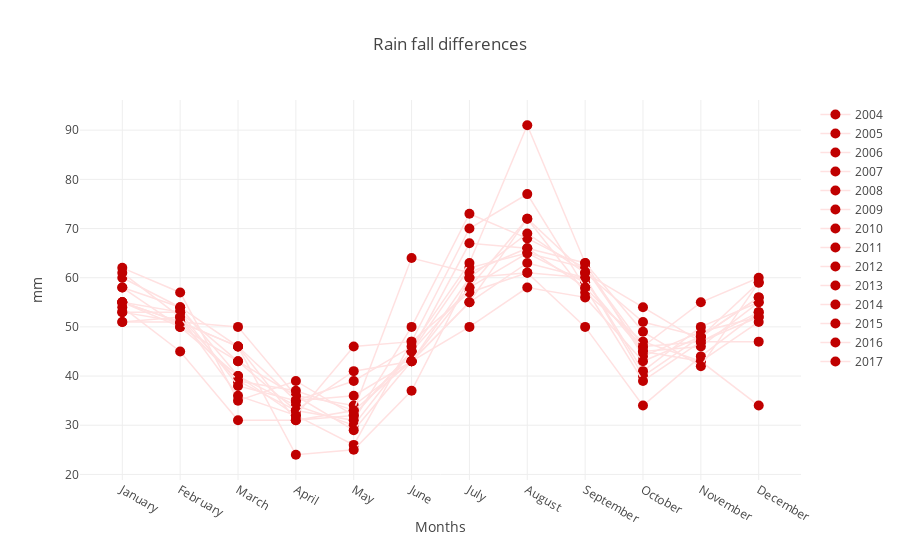

Here is the notebook cell this chart was saved with:
### Code cell
old_humi = mean_years(df_rel_humi, 2004, 2013)
new_humi = mean_years(df_rel_humi, 2014, 2017)

#graph_lines([old_humi, new_humi], "Relative humidity differences", "Months", "%", ["2004-2013", "2014-2017"])
years = range(2004, 2018)
graphs = []
legends = []
for i in years:
    graphs.append(mean_years(df_rel_humi, i, i))
    legends.append(str(i))

#graph_lines([old_rain, new_rain], "Rain fall differences", "Months", "mm", ["2004-2013", "2014-2017"])
graph_lines(graphs, "Rain fall differences", "Months", "mm", legends)

### Figure 1 — Plotly figure (JSON) as saved in the notebook; plotly's stock layout.template omitted (floating-point values rounded to 4 significant figures)
{"data": [{"line": {"color": "rgb(258,225,225)", "width": 1.5}, "marker": {"color": "rgb(192,0,0)", "size": 10}, "mode": "lines+markers", "name": "2004", "x": ["January", "February", "March", "April", "May", "June", "July", "August", "September", "October", "November", "December"], "y": [58, 54, 40, 32, 26, 47, 57, 61, 60, 40, 48, 59]}, {"line": {"color": "rgb(258,225,225)", "width": 1.5}, "marker": {"color": "rgb(192,0,0)", "size": 10}, "mode": "lines+markers", "name": "2005", "x": ["January", "February", "March", "April", "May", "June", "July", "August", "September", "October", "November", "December"], "y": [55, 50, 40, 34, 30, 45, 67, 66, 63, 44, 49, 52]}, {"line": {"color": "rgb(258,225,225)", "width": 1.5}, "marker": {"color": "rgb(192,0,0)", "size": 10}, "mode": "lines+markers", "name": "2006", "x": ["January", "February", "March", "April", "May", "June", "July", "August", "September", "October", "November", "December"], "y": [51, 52, 39, 33, 41, 43, 58, 72, 61, 51, 48, 56]}, {"line": {"color": "rgb(258,225,225)", "width": 1.5}, "marker": {"color": "rgb(192,0,0)", "size": 10}, "mode": "lines+markers", "name": "2007", "x": ["January", "February", "March", "April", "May", "June", "July", "August", "September", "October", "November", "December"], "y": [58, 50, 43, 33, 31, 50, 73, 68, 62, 46, 55, 60]}, {"line": {"color": "rgb(258,225,225)", "width": 1.5}, "marker": {"color": "rgb(192,0,0)", "size": 10}, "mode": "lines+markers", "name": "2008", "x": ["January", "February", "March", "April", "May", "June", "July", "August", "September", "October", "November", "December"], "y": [62, 57, 35, 39, 32, 45, 58, 65, 59, 45, 46, 55]}, {"line": {"color": "rgb(258,225,225)", "width": 1.5}, "marker": {"color": "rgb(192,0,0)", "size": 10}, "mode": "lines+markers", "name": "2009", "x": ["January", "February", "March", "April", "May", "June", "July", "August", "September", "October", "November", "December"], "y": [60, 54, 46, 24, 25, 37, 60, 61, 50, 34, 44, 53]}, {"line": {"color": "rgb(258,225,225)", "width": 1.5}, "marker": {"color": "rgb(192,0,0)", "size": 10}, "mode": "lines+markers", "name": "2010", "x": ["January", "February", "March", "April", "May", "June", "July", "August", "September", "October", "November", "December"], "y": [54, 45, 31, 31, 32, 45, 62, 65, 62, 45, 43, 34]}, {"line": {"color": "rgb(258,225,225)", "width": 1.5}, "marker": {"color": "rgb(192,0,0)", "size": 10}, "mode": "lines+markers", "name": "2011", "x": ["January", "February", "March", "April", "May", "June", "July", "August", "September", "October", "November", "December"], "y": [55, 51, 50, 36, 34, 43, 55, 63, 60, 41, 50, 55]}, {"line": {"color": "rgb(258,225,225)", "width": 1.5}, "marker": {"color": "rgb(192,0,0)", "size": 10}, "mode": "lines+markers", "name": "2012", "x": ["January", "February", "March", "April", "May", "June", "July", "August", "September", "October", "November", "December"], "y": [51, 51, 46, 31, 33, 64, 61, 66, 58, 39, 47, 53]}, {"line": {"color": "rgb(258,225,225)", "width": 1.5}, "marker": {"color": "rgb(192,0,0)", "size": 10}, "mode": "lines+markers", "name": "2013", "x": ["January", "February", "March", "April", "May", "June", "July", "August", "September", "October", "November", "December"], "y": [55, 53, 43, 36, 29, 43, 55, 72, 57, 47, 43, 51]}, {"line": {"color": "rgb(258,225,225)", "width": 1.5}, "marker": {"color": "rgb(192,0,0)", "size": 10}, "mode": "lines+markers", "name": "2014", "x": ["January", "February", "March", "April", "May", "June", "July", "August", "September", "October", "November", "December"], "y": [53, 51, 39, 37, 33, 43, 60, 69, 61, 54, 47, 52]}, {"line": {"color": "rgb(258,225,225)", "width": 1.5}, "marker": {"color": "rgb(192,0,0)", "size": 10}, "mode": "lines+markers", "name": "2015", "x": ["January", "February", "March", "April", "May", "June", "July", "August", "September", "October", "November", "December"], "y": [55, 51, 46, 35, 36, 43, 50, 58, 56, 43, 48, 56]}, {"line": {"color": "rgb(258,225,225)", "width": 1.5}, "marker": {"color": "rgb(192,0,0)", "size": 10}, "mode": "lines+markers", "name": "2016", "x": ["January", "February", "March", "April", "May", "June", "July", "August", "September", "October", "November", "December"], "y": [53, 53, 38, 35, 39, 46, 63, 91, 63, 49, 42, 59]}, {"line": {"color": "rgb(258,225,225)", "width": 1.5}, "marker": {"color": "rgb(192,0,0)", "size": 10}, "mode": "lines+markers", "name": "2017", "x": ["January", "February", "March", "April", "May", "June", "July", "August", "September", "October", "November", "December"], "y": [61, 52, 36, 32, 46, 47, 70, 77, 58, 46, 47, 47]}], "layout": {"title": "Rain fall differences", "xaxis": {"title": "Months"}, "yaxis": {"title": "mm"}}}
